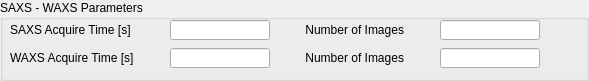
   <widget class="QGroupBox" name="groupBox_5">
    <property name="geometry">
     <rect>
      <x>10</x>
      <y>400</y>
      <width>589</width>
      <height>81</height>
     </rect>
    </property>
    <property name="title">
     <string>SAXS - WAXS Parameters</string>
    </property>
    <widget class="QLabel" name="label_2">
     <property name="geometry">
      <rect>
       <x>10</x>
       <y>22</y>
       <width>151</width>
       <height>16</height>
      </rect>
     </property>
     <property name="text">
      <string>&lt;html&gt;&lt;head/&gt;&lt;body&gt;&lt;p&gt;SAXS Acquire Time [s]&lt;/p&gt;&lt;/body&gt;&lt;/html&gt;</string>
     </property>
    </widget>
    <widget class="caTextEntry" name="catextentry_15">
     <property name="geometry">
      <rect>
       <x>170</x>
       <y>20</y>
       <width>100</width>
       <height>20</height>
      </rect>
     </property>
     <property name="channel" stdset="0">
      <string notr="true">9idcLAX:USAXS_Pin:AcquireTime</string>
     </property>
     <property name="background">
      <color>
       <red>115</red>
       <green>215</green>
       <blue>253</blue>
      </color>
     </property>
     <property name="colorMode">
      <enum>caLineEdit::Static</enum>
     </property>
    </widget>
    <widget class="QLabel" name="label_5">
     <property name="geometry">
      <rect>
       <x>290</x>
       <y>22</y>
       <width>114</width>
       <height>16</height>
      </rect>
     </property>
     <property name="text">
      <string>Number of Images</string>
     </property>
     <property name="alignment">
      <set>Qt::AlignRight|Qt::AlignTrailing|Qt::AlignVCenter</set>
     </property>
    </widget>
    <widget class="caTextEntry" name="catextentry_11">
     <property name="geometry">
      <rect>
       <x>440</x>
       <y>20</y>
       <width>100</width>
       <height>20</height>
      </rect>
     </property>
     <property name="channel" stdset="0">
      <string notr="true">9idcLAX:USAXS_Pin:NumImages</string>
     </property>
     <property name="background">
      <color>
       <red>115</red>
       <green>215</green>
       <blue>253</blue>
      </color>
     </property>
     <property name="colorMode">
      <enum>caLineEdit::Static</enum>
     </property>
    </widget>
    <widget class="caTextEntry" name="catextentry_25">
     <property name="geometry">
      <rect>
       <x>170</x>
       <y>48</y>
       <width>100</width>
       <height>20</height>
      </rect>
     </property>
     <property name="channel" stdset="0">
      <string notr="true">9idcLAX:USAXS_WAXS:AcquireTime</string>
     </property>
     <property name="background">
      <color>
       <red>115</red>
       <green>215</green>
       <blue>253</blue>
      </color>
     </property>
     <property name="colorMode">
      <enum>caLineEdit::Static</enum>
     </property>
    </widget>
    <widget class="caTextEntry" name="catextentry_26">
     <property name="geometry">
      <rect>
       <x>440</x>
       <y>48</y>
       <width>100</width>
       <height>20</height>
      </rect>
     </property>
     <property name="channel" stdset="0">
      <string notr="true">9idcLAX:USAXS_WAXS:NumImages</string>
     </property>
     <property name="background">
      <color>
       <red>115</red>
       <green>215</green>
       <blue>253</blue>
      </color>
     </property>
     <property name="colorMode">
      <enum>caLineEdit::Static</enum>
     </property>
    </widget>
    <widget class="QLabel" name="label_11">
     <property name="geometry">
      <rect>
       <x>10</x>
       <y>50</y>
       <width>151</width>
       <height>16</height>
      </rect>
     </property>
     <property name="text">
      <string>&lt;html&gt;&lt;head/&gt;&lt;body&gt;&lt;p&gt;WAXS Acquire Time [s]&lt;/p&gt;&lt;/body&gt;&lt;/html&gt;</string>
     </property>
    </widget>
    <widget class="QLabel" name="label_55">
     <property name="geometry">
      <rect>
       <x>290</x>
       <y>50</y>
       <width>114</width>
       <height>16</height>
      </rect>
     </property>
     <property name="text">
      <string>Number of Images</string>
     </property>
     <property name="alignment">
      <set>Qt::AlignRight|Qt::AlignTrailing|Qt::AlignVCenter</set>
     </property>
    </widget>
   </widget>
